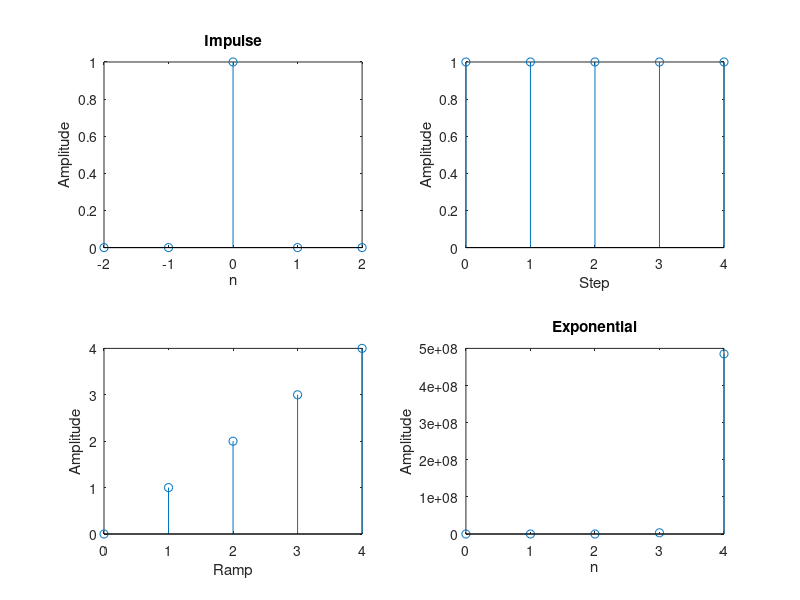

Source code (MATLAB):
clc;
clear all;
close all;

t=-2:1:2;
y=[zeros(1,2), ones(1,1), zeros(1,2)];
subplot(2,2,1);
stem(t,y);
ylabel('Amplitude');
xlabel('n');
title('Impulse');
 
n=input('Enter n value: ');
t=0:1:n-1;
y1=ones(1,n);
subplot(2,2,2);
stem(t,y1);
ylabel('Amplitude');
xlabel('n');
xlabel('Step');
 
n=input('Enter n value: ');
t=0:1:n-1;
subplot(2,2,3);
stem(t,t);
ylabel('Amplitude');
xlabel('n');
xlabel('Ramp');
 
n=input('Enter length of exponential sequence: ');
t=0:1:n-1;
a=input('Enter a value: ');
y2=exp(a*t);
subplot(2,2,4);
stem(t,y2);
ylabel('Amplitude');
xlabel('n');
title('Exponential');